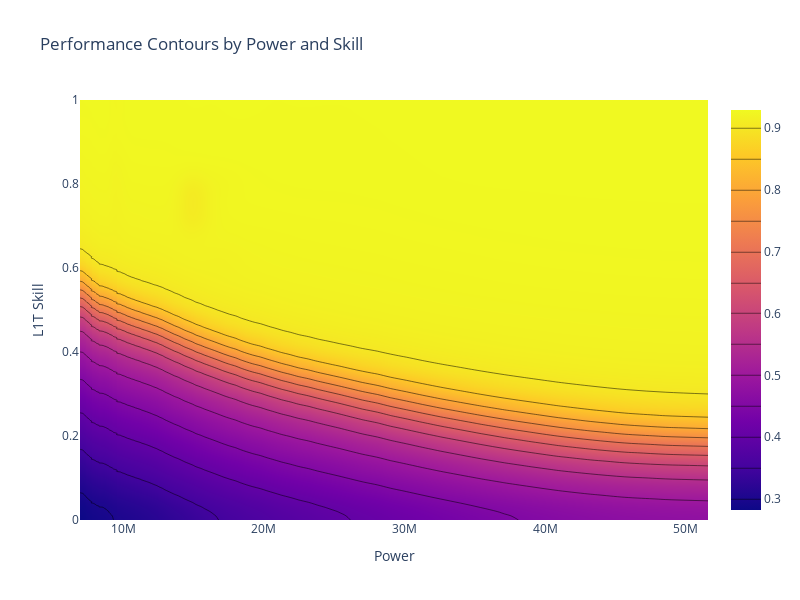

The notebook cell saved with this chart:
### Code cell
fig = go.Figure(data =
    go.Contour(
        z = smoothed_f1,
        x=power[0,:], # horizontal axis
        y=l1t_skills, # vertical axis,
         contours_coloring='heatmap',
    ),
    )
fig.update_layout(width = 800,
                  height = 600,
                  title = "Performance Contours by Power and Skill",
                  xaxis_title = "Power",
                  yaxis_title = "L1T Skill")
fig.show()
